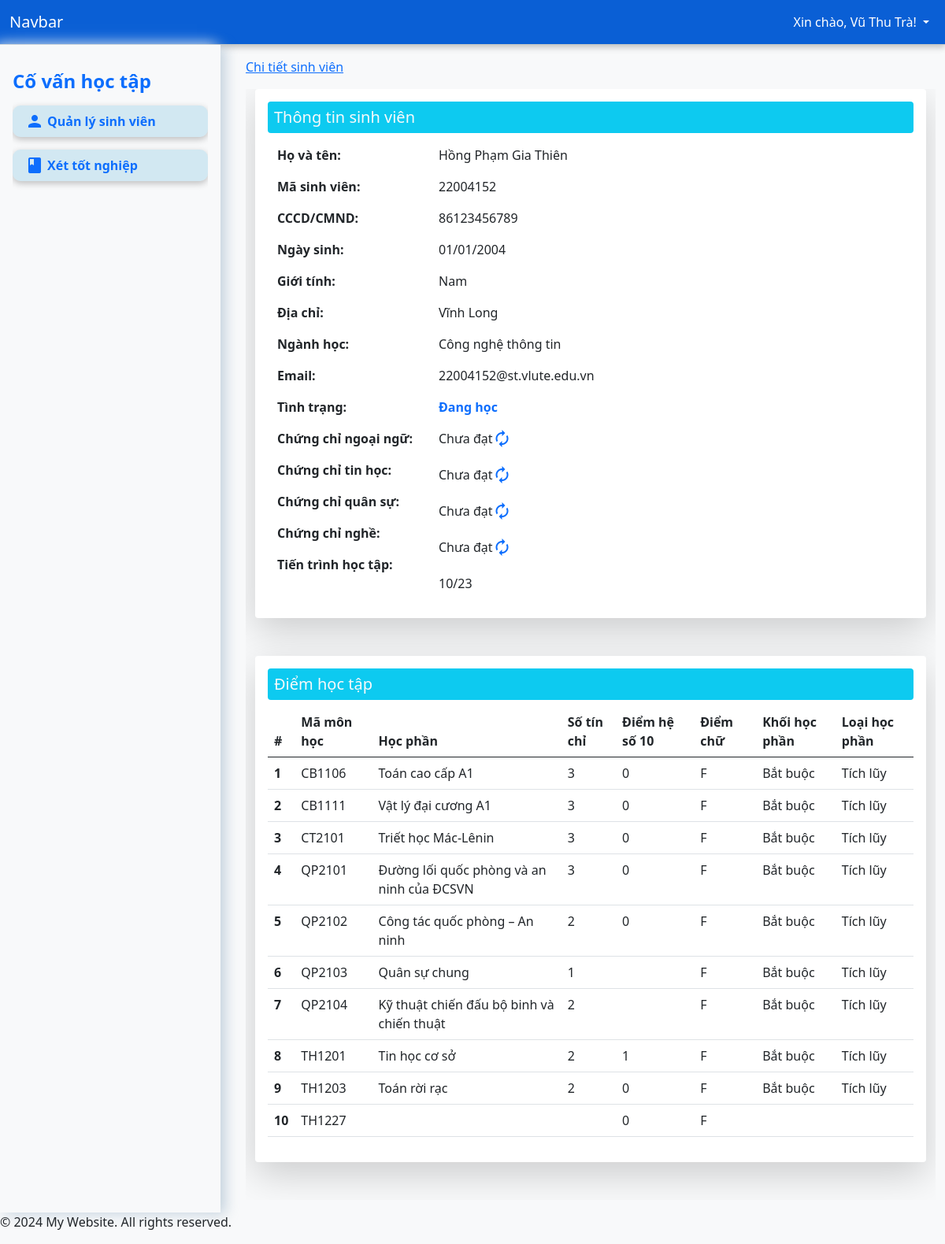
The app's page /?page=detail&student_code=22004152 (signed in) with its own data.
### tables this page shows
CREATE TABLE `grades` (
  `id` int(11) NOT NULL,
  `student_code` varchar(50) NOT NULL,
  `grade` longtext NOT NULL,
  `language` enum('Đạt','Chưa đạt') DEFAULT 'Chưa đạt',
  `infomatic` enum('Đạt','Chưa đạt') DEFAULT 'Chưa đạt',
  `military` enum('Đạt','Chưa đạt') DEFAULT 'Chưa đạt',
  `practising` enum('Đạt','Chưa đạt') DEFAULT 'Chưa đạt',
  `created_at` datetime DEFAULT current_timestamp()
);

CREATE TABLE `students` (
  `id` int(11) NOT NULL,
  `student_code` varchar(50) NOT NULL,
  `full_name` varchar(255) NOT NULL,
  `identity` varchar(255) NOT NULL,
  `dob` date DEFAULT NULL,
  `gender` enum('Nam','Nữ','Khác') NOT NULL DEFAULT 'Nam',
  `address` varchar(255) NOT NULL,
  `major` varchar(255) DEFAULT NULL,
  `email` varchar(255) DEFAULT NULL,
  `status` enum('Đang học','Thôi học','Đã tốt nghiệp','') DEFAULT 'Đang học',
  `created_at` datetime DEFAULT current_timestamp()
);

CREATE TABLE `courses` (
  `id` int(11) NOT NULL,
  `course_code` varchar(50) NOT NULL,
  `course_name` varchar(255) NOT NULL,
  `credits` int(11) NOT NULL,
  `optional` enum('Bắt buộc','Tự chọn') DEFAULT 'Bắt buộc',
  `accumulation` enum('Tích lũy','Không tích lũy') DEFAULT 'Tích lũy',
  `pre_course` int(11) DEFAULT NULL
);

### app/controller/DetailController.php (called while the page is built, shortened)
<?php
class DetailController
{
    private $conn;
    public function __construct($conn)
    {
        $this->conn = $conn;
    }
    function index($student_code)
    {
        $student_code = mysqli_real_escape_string($this->conn, $student_code);
        $query = "
        SELECT
        s.*,
        g.grade AS grades,
        g.language as language,
        g.infomatic as infomatic,
        g.military as military,
        g.practising as practising
        FROM students s
        LEFT JOIN grades g ON s.student_code = g.student_code
        WHERE s.student_code = '$student_code'
        ";
        $result = mysqli_query($this->conn, $query);
        $row = mysqli_fetch_assoc($result);
        $grade_courses_count = $row['grades'] ? count(json_decode($row['grades'], true)) : 0;
        $courses_query = "SELECT COUNT(*) as total_courses FROM courses";
        $courses_result = mysqli_query($this->conn, $courses_query);
        $courses_row = mysqli_fetch_assoc($courses_result);
        $total_courses_count = $courses_row['total_courses'];
        $row['grade_courses_count'] = $grade_courses_count;
        $row['total_courses_count'] = $total_courses_count;
        $course_grade = [];
        if ($row['grades']) {
            $grades = json_decode($row['grades'], true);
            foreach ($grades as $course_code => $grade) {
                $course_query = "SELECT course_name, credits, optional, accumulation FROM courses WHERE course_code = '$course_code'";
                $course_result = mysqli_query($this->conn, $course_query);
                $course_row = mysqli_fetch_assoc($course_result);
                $course_grade[] = [
                    'course_code' => $course_code,
                    'course_name' => $course_row['course_name'],
                    'credits' => $course_row['credits'],
                    'grade' => $grade,
                    'credits' => $course_row['credits'],
                    'optional' => $course_row['optional'],
                    'accumulation' => $course_row['accumulation']
                ];
            }
        }
        $row['course_grades'] = $course_grade;
        return $row;
    }
    function getCoursesTree($student_code)
    {
        $student_code = mysqli_real_escape_string($this->conn, $student_code);
        $queryGetAllCourses = "SELECT * FROM courses";
        $resultGetAllCourses = mysqli_query($this->conn, $queryGetAllCourses);
        $courses = [];
        while ($row = mysqli_fetch_assoc($resultGetAllCourses)) {
            $courses[] = $row;
        }
        $queryGetGrades = "SELECT grade FROM grades WHERE student_code = '$student_code'";
        $resultGetGrades = mysqli_query($this->conn, $queryGetGrades);
        $gradeCourses = "";
        while ($row = mysqli_fetch_assoc($resultGetGrades)) {
            $gradeCourses = $row['grade'];
        }
        $gradeCoursesArray = [];
        if ($gradeCourses !== "") {
            $gradeCoursesArray = json_decode($gradeCourses, true);
        }
        $tempCourses = [];
        foreach ($courses as $course) {
            if ( !empty($gradeCoursesArray) && array_key_exists($course['course_code'], $gradeCoursesArray)) {
                if (intval($gradeCoursesArray[$course['course_code']]) >= 5) {
                    $tempCourses[$course['id']] = [
                        'course_name' => $course['course_name'],
                        'pre_course' => $course['pre_course'],
                        'color' => 'green',
                        'children' => []
                    ];
                } else {
                    $tempCourses[$course['id']] = [
                        'course_name' => $course['course_name'],
                        'pre_course' => $course['pre_course'],
                        'color' => 'yellow',
                        'children' => []
                    ];
                }
            } else {
                $tempCourses[$course['id']] = [
                    'course_name' => $course['course_name'],
                    'pre_course' => $course['pre_course'],
                    'color' => 'red',
                    'children' => []
                ];
            }
        }
        $coursesTree = [];
        foreach ($tempCourses as $id => &$course) {
            if ($course['pre_course'] === null) {
                $coursesTree[] = &$course;
            } else {
                $tempCourses[$course['pre_course']]['children'][] = &$course;
            }
        }
        return $coursesTree;
    }
}

### app/views/pages/detail.php (the view)
<?php
require_once "/xampp/htdocs/app/controller/DetailController.php";
$detailController = new DetailController($conn);
$student_code = $_GET['student_code'];
$students = $detailController->index($student_code);
$study_progress = $detailController->getCoursesTree($student_code);
?>
<nav aria-label="Page navigation">
    <div class="container overflow-hidden">
        <div class="row shadow-lg p-3 mb-5 bg-body rounded">
            <h5 class="bg-info p-2 text-light rounded">Thông tin sinh viên</h5>
            <div class="col-6 col-md-3 mt-2">
                <p class="fw-bold">Họ và tên:</p>
                <p class="fw-bold">Mã sinh viên:</p>
                <p class="fw-bold">CCCD/CMND:</p>
                <p class="fw-bold">Ngày sinh:</p>
                <p class="fw-bold">Giới tính:</p>
                <p class="fw-bold">Địa chỉ:</p>
                <p class="fw-bold">Ngành học:</p>
                <p class="fw-bold">Email:</p>
                <p class="fw-bold">Tình trạng:</p>
                <p class="fw-bold">Chứng chỉ ngoại ngữ:</p>
                <p class="fw-bold">Chứng chỉ tin học:</p>
                <p class="fw-bold">Chứng chỉ quân sự:</p>
                <p class="fw-bold">Chứng chỉ nghề:</p>
                <p class="fw-bold">Tiến trình học tập:</p>
            </div>
            <div class="col-6 col-md-9 mt-2">
                <p><?php echo $students['full_name']; ?></p>
                <p><?php echo $students['student_code']; ?></p>
                <p><?php echo $students['identity']; ?></p>
                <p><?php
                    $dob = $students['dob'];
                    $formatted_dob = DateTime::createFromFormat('Y-m-d', $dob)->format('d/m/Y');
                    echo $formatted_dob; ?>
                </p>
                <p><?php echo $students['gender']; ?></p>
                <p><?php echo $students['address']; ?></p>
                <p><?php echo $students['major']; ?></p>
                <p><?php echo $students['email']; ?></p>
                <p class="<?php
                            if ($students['status'] == 'Đã tốt nghiệp') {
                                echo 'text-success';
                            } else if ($students['status'] == 'Thôi học  ') {
                                echo 'text-danger';
                            } else {
                                echo 'text-primary';
                            }
                            ?> fw-bold"><?php echo $students['status'] ?></p>
                <p class="d-flex">
                    <?php echo isset($students['language']) ? $students['language'] : "Chưa đạt"; ?>
                    <a type="button" href="/app/controller/GraduateController.php?cert=language&student_code=<?php echo $students['student_code']; ?>&status=<?php echo $students['language']; ?>"><i class="material-icons">autorenew</i></a>
                </p>
                <p class="d-flex">
                    <?php echo isset($students['infomatic']) ? $students['infomatic'] : "Chưa đạt"; ?>
                    <a type="button" href="/app/controller/GraduateController.php?cert=infomatic&student_code=<?php echo $students['student_code']; ?>&status=<?php echo $students['infomatic']; ?>"><i class="material-icons">autorenew</i></a>
                </p>
                <p class="d-flex">
                    <?php echo isset($students['military']) ? $students['military'] : "Chưa đạt"; ?>
                    <a type="button" href="/app/controller/GraduateController.php?cert=military&student_code=<?php echo $students['student_code']; ?>&status=<?php echo $students['military']; ?>"><i class="material-icons">autorenew</i></a>
                </p>
                <p class="d-flex">
                    <?php echo isset($students['practising']) ? $students['practising'] : "Chưa đạt"; ?>
                    <a type="button" href="/app/controller/GraduateController.php?cert=practising&student_code=<?php echo $students['student_code']; ?>&status=<?php echo $students['practising']; ?>"><i class="material-icons">autorenew</i></a>
                </p>
                <p><?php echo $students['grade_courses_count'] . "/" . $students['total_courses_count']; ?></p>
            </div>
        </div>
        <div class="row shadow-lg p-3 mb-5 bg-body rounded">
            <h5 class="bg-info p-2 text-light rounded">Điểm học tập</h5>
            <table class="table">
                <thead>
                    <tr>
                        <th scope="col">#</th>
                        <th scope="col">Mã môn học</th>
                        <th scope="col">Học phần</th>
                        <th scope="col">Số tín chỉ</th>
                        <th scope="col">Điểm hệ số 10</th>
                        <th scope="col">Điểm chữ</th>
                        <th scope="col">Khối học phần</th>
                        <th scope="col">Loại học phần</th>
                    </tr>
                </thead>
                <tbody>
                    <?php foreach ($students['course_grades'] as $index => $course_grade): ?>
                        <tr>
                            <th scope="row"><?php echo $index + 1; ?></th>
                            <td><?php echo htmlspecialchars($course_grade['course_code']); ?></td>
                            <td><?php echo htmlspecialchars($course_grade['course_name']); ?></td>
                            <td><?php echo htmlspecialchars($course_grade['credits']); ?></td>
                            <td><?php echo htmlspecialchars($course_grade['grade']); ?></td>
                            <td><?php
                                if ($course_grade['grade'] >= 9) {
                                    echo 'A';
                                } elseif ($course_grade['grade'] >= 8) {
                                    echo 'B';
                                } elseif ($course_grade['grade'] >= 6.5) {
                                    echo 'C';
                                } elseif ($course_grade['grade'] >= 5) {
                                    echo 'D';
                                } else {
                                    echo 'F';
                                }
                                ?>
                            </td>
                            <td><?php echo htmlspecialchars($course_grade['optional']); ?></td>
                            <td><?php echo htmlspecialchars($course_grade['accumulation']); ?></td>
                        </tr>
                    <?php endforeach; ?>
                </tbody>
            </table>
        </div>
    </div>
</nav>

### records on screen
grades: students.full_name "Hồng Phạm Gia Thiên", students.student_code "22004152", students.identity "86123456789", students.dob "01/01/2004", students.gender "Nam", students.address "Vĩnh Long", students.major "Công nghệ thông tin", students.email "22004152@st.vlute.edu.vn", students.status "Đang học", language "Chưa đạt", infomatic "Chưa đạt", military "Chưa đạt", practising "Chưa đạt"
courses: course_code "CB1106", course_name "Toán cao cấp A1", credits "3", grade "0", optional "Bắt buộc", accumulation "Tích lũy"
courses: course_code "CB1111", course_name "Vật lý đại cương A1", credits "3", grade "0", optional "Bắt buộc", accumulation "Tích lũy"
courses: course_code "CT2101", course_name "Triết học Mác-Lênin", credits "3", grade "0", optional "Bắt buộc", accumulation "Tích lũy"
courses: course_code "QP2101", course_name "Đường lối quốc phòng và an ninh của ĐCSVN", credits "3", grade "0", optional "Bắt buộc", accumulation "Tích lũy"
courses: course_code "QP2102", course_name "Công tác quốc phòng – An ninh", credits "2", grade "0", optional "Bắt buộc", accumulation "Tích lũy"
courses: course_code "QP2103", course_name "Quân sự chung", credits "1", optional "Bắt buộc", accumulation "Tích lũy"
courses: course_code "QP2104", course_name "Kỹ thuật chiến đấu bộ binh và chiến thuật", credits "2", optional "Bắt buộc", accumulation "Tích lũy"
courses: course_code "TH1201", course_name "Tin học cơ sở", credits "2", grade "1", optional "Bắt buộc", accumulation "Tích lũy"
courses: course_code "TH1203", course_name "Toán rời rạc", credits "2", grade "0", optional "Bắt buộc", accumulation "Tích lũy"

### other values on screen
$_SESSION['auth_user']['username'] "Vũ Thu Trà"
$page_titles[$_GET['page']] "Chi tiết sinh viên"
$students['grade_courses_count'] "10"
$students['total_courses_count'] "23"
$course_grade['course_code'] "TH1227"
$course_grade['grade'] "0"
